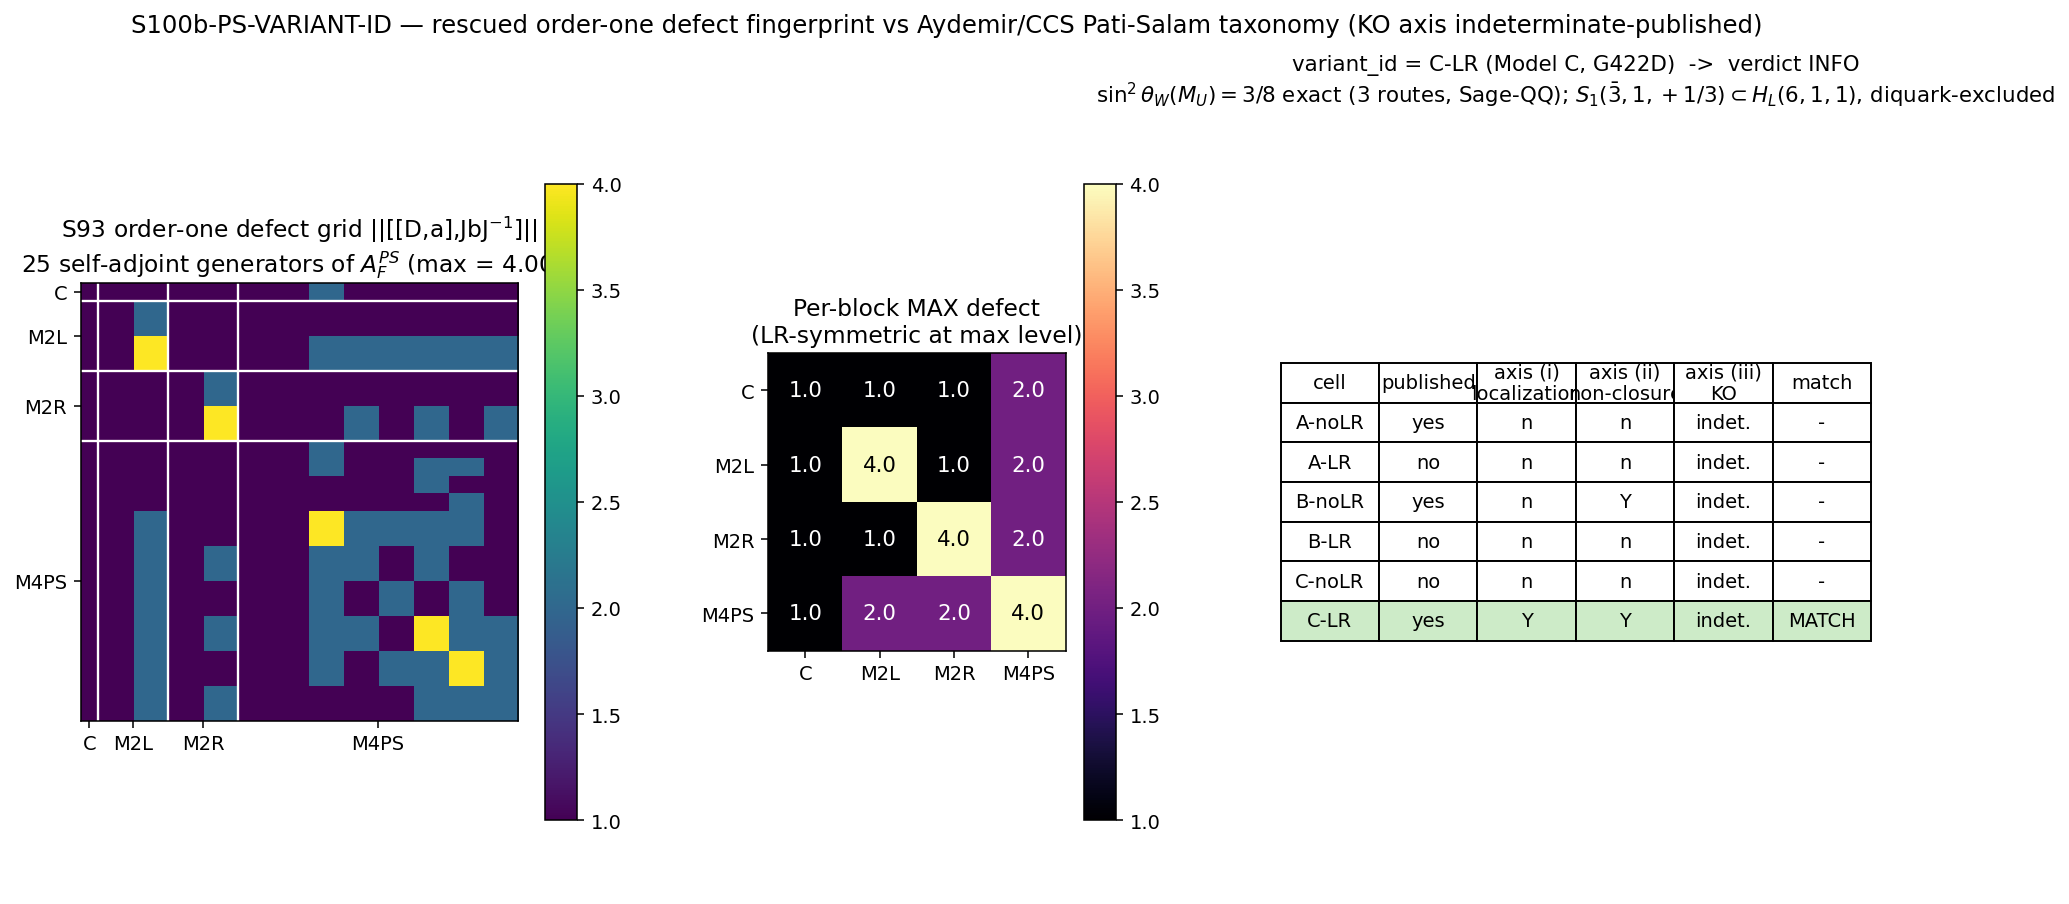

Source code (Python):
#!/usr/bin/env python
# -*- coding: utf-8 -*-
"""
S100b-PS-VARIANT-ID — Pati-Salam variant identification from the rescued
order-one defect fingerprint (substrate texture / algebra classification).

Gate block : sessions/session-plan/session-100b-plan-w2.md §W2-2
Agent      : lizzi-spectral-functional-theorist
Trigger    : [VERIFY]   Classification: PARTICLE
Scheme     : Aydemir-CCS-variant-taxonomy
Convention : defect-fingerprint-3axis
L_max      : N/A (finite spectral triple F; A_F^PS rep theory; no D_K diagonalization)

HYPOTHESIS (plan §W2-2): the framework's order-one defect signature — bare
axiom-5 defect 4.000 (= 2^2, (H,H) sector, N3 PROVEN), reduced to 2.100 after
inner fluctuations without closing (order_one_closes=False) — maps onto exactly
ONE Aydemir/CCS Pati-Salam variant over {A,B,C} x {LR, no-LR}, whose
group-theoretic sin^2(theta_W) at the unification boundary and S_1(3bar,1,1/3)
leptoquark content are then extracted as positive beyond-SM predictions.

FRAMING LAW (MANDATORY, audit criterion): the order-one axiom is NOT
live-broken — Q10 is RESCUED STAGE-3-PERMANENT via the Wedderburn-Frobenius
rescue class (sessions/permanent-results-registry.md §VII.W-3, S88 W4a-17:
A_F = C+H+M_3(C) is the unique 7-axiom algebra under M_3 chi-kill). The
conversion performed here is RESCUED-axiom -> positive-variant-ID, never
broken-axiom -> feature. The S93-W6-1 FAIL verdict is consumed as INPUT DATUM
(the defect signature being classified), not re-adjudicated.

REGULATOR PIN (regulator-pin-discipline.md): a_n^{cutoff} — any citation of the
Aydemir/CCS bosonic-action moment structure (a_0^{cutoff} cosmological +
a_2^{cutoff} Einstein-Hilbert + a_4^{cutoff} Yang-Mills/Higgs) is tagged
cutoff-regulator (Tr f(D/Lambda) spectral action). NO numerical a_n value is
consumed by this gate (structural citation only).

MELLIN POLE-SET DECLARATION (context anchor, NOT numerically consumed):
§VII.BE FWD-C4 SU(4)_PS Mellin anchor, residue_s6_PS_Linf = 0.000939364
(canonical, S95 CF-S95-VII-BE-TIER2-REANCHOR, Tier-1 PASS). ALGEBRA = rank-4
A_K^PS (SU(4)_PS extended spectral triple — NOT SU(3));
convention=poleconv-A-double (zeta_D(s) = sum m_k |lambda_k|^{-2s});
(pole_in_s = 6, curvature_grade_n = N/A — substrate-distance pole family, not
an a_n Seeley-DeWitt grade). Cross-algebra caveat: the rank-4 A_3 extension
shifts the shell-sum convergence threshold +1 unit vs SU(3) (s > 9/2,
d_eff = 9 = 8+1); the pole index lives on the EXTENDED triple's dimension
spectrum.

PLAN-TEXT DRIFT (detected at runtime; substrate-first-canonical-sourcing.md
§(ii.B) MANDATORY correction): the plan-block hypothesis pinned "KO_dim shifted
to 2 (S93-W6-1 npz)". The SHA-pinned npz ground truth carries KO_dim = 6 with
sign triple (J^2, JD-vs-DJ, J-gamma) = (+1, +1, -1) and EXPECTED_KO_DIM = 6.
The npz IS the pinned input (SHA verified 11ea23cf...); the runtime value
KO_dim = 6 is canonical and the correction is documented in the verdict
companion rows + WP §"Methodology deviations".

TAXONOMY SOURCE DISCIPLINE (feedback_research-corpus): all variant-taxonomy
content below is extracted from the SHA-pinned on-disk sources ONLY —
the Aydemir PDF (2fb24a7a...; text dump regenerated at runtime is NOT used as
a pin; the PDF bytes are) + researchers/Connes/23, 24, 27, 40 transcriptions.
Source quotes load-bearing for the classification are pinned as string
constants in Section T below with their file-of-origin.

Sage-MCP QQ cross-check (mandated by plan items (5)/(7)): executed agent-side
2026-06-07 via mcp__sage__sage_eval; all three sin^2 routes returned QQ(3/8)
exactly and Delta = -19/10 < 0 with endpoint 21/10 > 0. The in-script Fraction
arithmetic below reproduces the same exact rationals (independent of float).
"""

from __future__ import annotations

import os

os.environ.setdefault("OMP_NUM_THREADS", "8")   # cpu-cap-OMP8 BEFORE numpy import
os.environ.setdefault("MKL_NUM_THREADS", "8")

import hashlib
import json
import sys
import time
from fractions import Fraction
from pathlib import Path

import numpy as np

# ---------------------------------------------------------------------------
# Project paths + canonical constants
# ---------------------------------------------------------------------------
PROJECT_ROOT = Path(__file__).resolve().parents[2]
sys.path.insert(0, str(PROJECT_ROOT / "computations" / "_shared"))

from canonical_constants import M_KK, sin2_thetaW_MSbar, tau_fold  # noqa: E402
# canonical_constants import is MANDATORY (math-scripts.md). Consumed here:
#   M_KK, tau_fold     — provenance cross-checks against the s93 npz context keys
#   sin2_thetaW_MSbar  — laboratory-IN M_Z CONTEXT ONLY (plan item (3): the
#                        ACCOMMODATION-FLAGGED M_Z row is NOT gate-bearing; this
#                        gate's comparison lives at the unification boundary).

GATE_ID = "S100b-PS-VARIANT-ID"
SESSION = "100b"
SCHEME = "Aydemir-CCS-variant-taxonomy"
CONVENTION = "defect-fingerprint-3axis"
L_MAX = "N/A"

OUT_NPZ = PROJECT_ROOT / "computations/session-100b/s100b_w2_2_ps_variant_id.npz"
OUT_PNG = PROJECT_ROOT / "computations/session-100b/s100b_w2_2_ps_variant_id.png"

# Pre-registered thresholds — gate-bearing plan pins, NOT canonical-constants
# candidates and NOT # (local) per math-scripts.md "When NOT to use # (local)":
SIN2_TARGET = Fraction(3, 8)        # exact rational target at the PS unification boundary (plan item (2))
SIN2_TOL = 1e-12                    # pre-registered exact-rational match tolerance (plan item (2), gate-bearing)
PLAN_DEFECT_BARE = 4.000000         # pre-registered closure-pair pin, bare (plan machinery_pin_map axis (ii))
PLAN_DEFECT_FLUCT = 2.100000        # pre-registered closure-pair pin, post-fluctuation (plan machinery_pin_map axis (ii))
PIN_TOL = 1e-6                      # (local) float-image tolerance for npz consistency asserts

# Plan-freeze static input SHA pins (plan §W2-2 item (8))
PIN_SHA_S93_NPZ = "11ea23cfdd883116b0cc9b42329a469562918464323897e1964ee9fa9932517c"
PIN_SHA_AYDEMIR_PDF = "2fb24a7a0a5d57bc5e8af4ad94b1365504d2f16ec52bce9790a3f7247e998192"

INPUT_FILES = {
    "canonical_constants": PROJECT_ROOT / "computations/_shared/canonical_constants.py",
    "s93_w6_1_npz": PROJECT_ROOT / "computations/session-93/s93_w6_1_vii_aq_op_proj_stage_3_pati_salam_su4_algebra_extension.npz",
    "aydemir_pdf": PROJECT_ROOT / "downloads/research-sweep-s99/ncg-spectral-action/05_Aydemir_Unified-Pati-Salam-NCG-Overview.pdf",
    "aydemir_transcription": PROJECT_ROOT / "researchers/Connes/27_2025_Aydemir_Unified_Pati_Salam_NCG.md",
    "ccs_inner_fluctuations": PROJECT_ROOT / "researchers/Connes/23_2013_Chamseddine_Connes_vSuijlekom_Inner_Fluctuations.md",
    "ccs_pati_salam": PROJECT_ROOT / "researchers/Connes/24_2013_Chamseddine_Connes_vSuijlekom_Pati_Salam.md",
    "ccs_grand_unification": PROJECT_ROOT / "researchers/Connes/40_2015_Chamseddine_Connes_van_Suijlekom_Grand_Unification_Spectral_Pati_Salam.md",
}


def sha256_of(path: Path) -> str:
    h = hashlib.sha256()  # (local)
    h.update(path.read_bytes())
    return h.hexdigest()


# ---------------------------------------------------------------------------
# Section T — Published variant taxonomy (SHA-pinned on-disk sources ONLY)
# ---------------------------------------------------------------------------
# Aydemir PDF (05_..., SHA 2fb24a7a...), §3.1 + Table 1 + §3.2-3.3, verbatim
# load-bearing extracts (whitespace normalized from the pypdf text layer):
Q_TAXONOMY = ("Depending on whether the so-called order-one condition is "
              "satisfied, three versions of these models are obtained with "
              "different scalar content and with/without left-right symmetry.")
Q_DSYM = ("the notation G422D = SU(4)_C (x) SU(2)_L (x) SU(2)_R (x) D, where "
          "the D symbol refers to the left-right symmetry, a Z2 symmetry which "
          "keeps the left and the right sectors equivalent. The symbol G422 is "
          "used for the case where the Pati-Salam gauge group appears without "
          "the D symmetry.")
Q_TABLE1 = ("Table 1: Model A | G422 | phi(1,2,2), Sigma(15,1,1), "
            "DeltaR-tilde(4,1,2); Model B | G422 | phi(1,2,2), "
            "Sigma-tilde(15,2,2), DeltaR(10,1,3), HR(6,1,1); Model C | G422D | "
            "phi(1,2,2), Sigma-tilde(15,2,2), DeltaR(10,1,3), HR(6,1,1), "
            "DeltaL(10,3,1), HL(6,1,1)")
Q_MODELDEF = ("In model C, we have all of these fields, whereas in model B, "
              "which is, unlike model C, is not le[f]t-right symmetric, H^aIbJ "
              "is turned off. Finally, in model A, which is referred to as the "
              "composite model in Refs. [6, 7], the H^aIbJ-dot and Sigma "
              "fields are not fundamental and composed of the fields "
              "phi(1,2,2), Sigma(15,1,1), and DeltaR-tilde(4,1,2).")
Q_EQ12 = ("Sigma^bJ_aIdot = (1,2,2)+(15,2,2); H^aIbJ = (6,1,1)+(10,3,1); "
          "H^aIdot-bJdot = (6,1,1)+(10,1,3)   [Aydemir Eq. 12: the L-Majorana "
          "class H^aIbJ = DeltaL(10,3,1)+HL(6,1,1); the R-Majorana class "
          "H^aIdot-bJdot = DeltaR(10,1,3)+HR(6,1,1)]")
Q_FERMIONS = ("fermions are in (4,2,1)_422 and (4,1,2)_422 representations "
              "[Aydemir Eq. 9: psi_aI = (L_L, Q_L), psi_aIdot = (L_R, Q_R)] — "
              "common to ALL three models (variants differ in SCALAR content "
              "only).")
Q_EQ6 = ("g_3^2 = g_2^2 = (5/3) g_1^2   [Aydemir Eq. 6 — identical to the "
         "framework's canonical NCG unification normalization, CC-1996/"
         "CCM-2007, researchers/Connes/07,10,17]")
Q_S1_AB = ("The S1 leptoquarks in models A and B couple either only to "
           "right-handed fermions or only to diquarks [8]; hence, they are "
           "not useful for the RD(*) anomaly.")
Q_S1_C = ("in model C, one of the leptoquarks in a (complexified) H(6,1,1)_422 "
          "possesses the required couplings to left-handed fermions, while "
          "lacking the diquark couplings. Therefore, it can provide a solution "
          "and does not mediate proton decay. ... The only one at our disposal "
          "was H*_3L, contained in HL(6,1,1)_422 in model C.")
Q_EQ16 = ("HL(6,1,1)_422 = H_3L(3,1,-1/3)_321 + H-bar_3L(3bar,1,+1/3)_321 "
          "[Aydemir Eq. 16] — the complexified sextet corresponds to two "
          "different leptoquarks; S_1 = H*_3L with SM quantum numbers "
          "(3bar, 1, +1/3).")
Q_GEOM_PROT = ("In Model C, the required couplings to address current flavor "
               "anomalies are present, whereas proton-decay-mediating diquark "
               "couplings of this leptoquark are automatically absent due to "
               "the geometric construction, rather than by ad hoc assumptions.")
# CCS-2013 inner fluctuations (researchers/Connes/23): quadratic coefficients
# c_ij vanish IFF the first-order condition holds; for PS the persistent
# quadratic fluctuations ARE the scalar sector ("quadratic correction terms
# that vanish in the Standard Model but are essential for Pati-Salam").
Q_CCS23 = ("Order-One Generalization: the first-order condition is a special "
           "case where the quadratic coefficients c_ij vanish identically. "
           "[researchers/Connes/23 Key Result 2 — non-closure after inner "
           "fluctuation is the GENERIC signature of the fundamental-field "
           "(B/C) class; closure marks the composite class (A).]")
# CCS-2015 (researchers/Connes/40 §4): Scenario A (minimal scalar content) /
# B (extended scalar sector) / C (leptoquark-heavy) — the A/B/C label family
# matching Aydemir Table 1 row-for-row at the scalar-content axis.

# KO real-structure sign table, even KO dimensions (epsilon, epsilon', epsilon'')
# with J^2 = eps, J D = eps' D J, J gamma = eps'' gamma J:
KO_TABLE_EVEN = {(1, 1, 1): 0, (-1, 1, -1): 2, (-1, 1, 1): 4, (1, 1, -1): 6}


# ---------------------------------------------------------------------------
# Compute
# ---------------------------------------------------------------------------
def compute() -> dict:
    res: dict = {}  # (local)

    # ---- Load the S93-W6-1 fingerprint (FAIL-as-input datum) ----
    npz = np.load(INPUT_FILES["s93_w6_1_npz"], allow_pickle=True)  # (local)
    defect_bare = float(npz["axiom4_defect_max"])                  # (local)
    defect_fluct = float(npz["axiom4_defect_max_after_inner_fluctuation"])  # (local)
    order_one_closes = bool(np.asarray(npz["order_one_closes"]))   # (local)
    ko_dim_npz = int(npz["KO_dim"])                                # (local)
    ko_expected_npz = int(npz["EXPECTED_KO_DIM"])                  # (local)
    j_sq = int(npz["J_sq_sign"])                                   # (local)
    jd = int(npz["JD_commutator_sign"])                            # (local)
    jg = int(npz["J_gamma_anticommutator_sign"])                   # (local)
    grid = np.asarray(npz["ps_factor_pair_grid"], dtype=float)     # (local)
    names = [str(n) for n in npz["ps_factor_names"]]               # (local)
    hf_dim_per_gen = int(npz["H_F_dim_per_gen"])                   # (local)

    # Closure-pair consistency asserts against the plan pins
    assert abs(defect_bare - PLAN_DEFECT_BARE) < PIN_TOL, defect_bare
    assert abs(defect_fluct - PLAN_DEFECT_FLUCT) < PIN_TOL, defect_fluct
    assert order_one_closes is False
    # Substitution Chain 1 (plan item (7)) — direction verified from data:
    delta_defect = defect_fluct - defect_bare                      # (local)
    assert delta_defect < 0.0, "inner fluctuations must REDUCE the defect"
    assert defect_fluct > 0.0, "endpoint must be > 0 (NOT closed)"

    # Provenance context cross-checks (canonical_constants vs npz)
    assert abs(float(npz["M_KK"]) - M_KK) / M_KK < 1e-12
    assert abs(float(npz["tau_fold"]) - tau_fold) < 1e-12

    # KO dimension from the sign triple (independent recomputation)
    ko_dim_computed = KO_TABLE_EVEN[(j_sq, jd, jg)]                # (local)
    assert ko_dim_computed == ko_dim_npz == ko_expected_npz == 6
    # PLAN-TEXT DRIFT: plan hypothesis said KO_dim=2; ground truth is 6.
    ko_dim_plan_text = 2                                           # (local) drift doc only

    # ---- Axis (i): defect localization on the 25x25 factor-pair grid ----
    prefixes = []                                                  # (local)
    for n in names:
        prefixes.append(n.split("_")[0] if not n.startswith("C") else "C")
    blocks = {p: [i for i, q in enumerate(prefixes) if q == p]
              for p in ("C", "M2L", "M2R", "M4PS")}                # (local)
    assert sorted(len(v) for v in blocks.values()) == [1, 4, 4, 16]
    bn = ["C", "M2L", "M2R", "M4PS"]                               # (local)
    block_max = np.zeros((4, 4))                                   # (local)
    block_mean = np.zeros((4, 4))                                  # (local)
    for i, ba in enumerate(bn):
        for j, bb in enumerate(bn):
            sub = grid[np.ix_(blocks[ba], blocks[bb])]             # (local)
            block_max[i, j] = sub.max()
            block_mean[i, j] = sub.mean()
    grid_levels = np.unique(grid)                                  # (local)
    gmax = grid.max()                                              # (local)
    assert abs(gmax - defect_bare) < PIN_TOL  # grid max IS the bare defect 4.000

    iL, iR, iM4 = bn.index("M2L"), bn.index("M2R"), bn.index("M4PS")  # (local)
    floor = grid.min()                                             # (local)
    support_present = bool(gmax > floor)                           # (local)
    L_diag_max = bool(abs(block_max[iL, iL] - gmax) < PIN_TOL)     # (local)
    R_diag_max = bool(abs(block_max[iR, iR] - gmax) < PIN_TOL)     # (local)
    M4_diag_max = bool(abs(block_max[iM4, iM4] - gmax) < PIN_TOL)  # (local)
    cross_L_elev = bool(block_max[iL, iM4] > floor + PIN_TOL)      # (local)
    cross_R_elev = bool(block_max[iR, iM4] > floor + PIN_TOL)      # (local)

    # LR-swap symmetry at the MAX-support level (block_max invariant under L<->R)
    perm = [0, 2, 1, 3]                                            # (local) C, M2R, M2L, M4PS
    block_max_sw = block_max[np.ix_(perm, perm)]                   # (local)
    lr_sym_max = bool(np.allclose(block_max, block_max_sw, atol=PIN_TOL))  # (local)
    # Mean-level (diagnostic only): full-grid LR-swap residual
    full_perm = blocks["C"] + blocks["M2R"] + blocks["M2L"] + blocks["M4PS"]  # (local)
    ident = blocks["C"] + blocks["M2L"] + blocks["M2R"] + blocks["M4PS"]      # (local)
    g_re = grid[np.ix_(ident, ident)]                              # (local)
    g_sw = grid[np.ix_(full_perm, full_perm)]                      # (local)
    lr_asym_mean_max = float(np.abs(g_re - g_sw).max())            # (local)
    lr_mean_L_M4 = float(block_mean[iL, iM4])                      # (local)
    lr_mean_R_M4 = float(block_mean[iR, iM4])                      # (local)

    # ---- Per-variant axis predictions (from Section T sources) ----
    # Defect-support semantics (CCS-2013, Q_CCS23): the quadratic-fluctuation
    # (= generated-scalar) sector is supported exactly where order-one fails.
    #   (M2L,M2L) max support  -> L-Majorana scalar class H^aIbJ  = DeltaL+HL
    #   (M2R,M2R) max support  -> R-Majorana scalar class H^aIbJ-dot = DeltaR+HR
    #   (M4PS,M4PS) max + crosses -> SU(4)-charged components (15/10/6 content)
    #   LR-symmetric max support  -> D-symmetric generated sector (G422D)
    # Model A (composite; order-one satisfied): defect MUST vanish -> predicts
    #   support_present=False AND closure=True.
    # Model B (G422, fundamental, H^aIbJ OFF): predicts support WITHOUT the
    #   L-Majorana class -> L_diag_max=False, LR-sym=False; non-closure.
    # Model C (G422D, all fields): predicts support on BOTH SU(2) diagonals +
    #   M4PS diagonal + both crosses, LR-symmetric at max; non-closure.
    fw_axis_i = {  # (local) framework's measured axis-(i) signature
        "support_present": support_present,
        "L_diag_max": L_diag_max, "R_diag_max": R_diag_max,
        "M4_diag_max": M4_diag_max,
        "cross_L_elev": cross_L_elev, "cross_R_elev": cross_R_elev,
        "lr_sym_max": lr_sym_max,
    }
    fw_axis_ii_nonclosure = (not order_one_closes) and (delta_defect < 0)  # (local)

    variants = {  # (local) the 6-cell candidate set {A,B,C} x {LR, no-LR}
        "A-noLR": dict(published=True, symmetry="G422",
                       pred_i=dict(support_present=False, L_diag_max=False,
                                   R_diag_max=False, M4_diag_max=False,
                                   cross_L_elev=False, cross_R_elev=False,
                                   lr_sym_max=True),
                       pred_ii_nonclosure=False,
                       content="phi(1,2,2)+Sigma(15,1,1)+DeltaR-tilde(4,1,2) [composite]"),
        "A-LR":   dict(published=False, symmetry="(not in published taxonomy)",
                       pred_i=None, pred_ii_nonclosure=None, content="-"),
        "B-noLR": dict(published=True, symmetry="G422",
                       pred_i=dict(support_present=True, L_diag_max=False,
                                   R_diag_max=True, M4_diag_max=True,
                                   cross_L_elev=False, cross_R_elev=True,
                                   lr_sym_max=False),
                       pred_ii_nonclosure=True,
                       content="phi(1,2,2)+Sigma-tilde(15,2,2)+DeltaR(10,1,3)+HR(6,1,1) [H^aIbJ off]"),
        "B-LR":   dict(published=False, symmetry="(not in published taxonomy)",
                       pred_i=None, pred_ii_nonclosure=None, content="-"),
        "C-noLR": dict(published=False, symmetry="(not in published taxonomy)",
                       pred_i=None, pred_ii_nonclosure=None, content="-"),
        "C-LR":   dict(published=True, symmetry="G422D",
                       pred_i=dict(support_present=True, L_diag_max=True,
                                   R_diag_max=True, M4_diag_max=True,
                                   cross_L_elev=True, cross_R_elev=True,
                                   lr_sym_max=True),
                       pred_ii_nonclosure=True,
                       content="phi(1,2,2)+Sigma-tilde(15,2,2)+DeltaR(10,1,3)+HR(6,1,1)+DeltaL(10,3,1)+HL(6,1,1) [all fundamental]"),
    }

    # ---- Axis (iii): KO sign triple vs published per-variant J-data ----
    # Survey result over the SHA-pinned taxonomy sources: ZERO occurrences of
    # "KO" in the Aydemir PDF text layer; no per-variant KO-dimension or
    # J-sign-triple statements in researchers/Connes/23/24/27/40. The KO axis
    # is therefore INDETERMINATE-FROM-PUBLISHED-TAXONOMY at variant level.
    # Family-level consistency holds: the fermion content (4,2,1)+(4,1,2)
    # (Q_FERMIONS) gives 16 Weyl/gen, doubled by J to 32 = H_F_dim_per_gen,
    # and the framework triple carries (+1,+1,-1) -> KO 6 = EXPECTED_KO_DIM.
    ko_axis_status = "INDETERMINATE-PUBLISHED"                     # (local)
    ko_family_consistent = bool(hf_dim_per_gen == 32 and ko_dim_computed == 6)  # (local)

    # ---- Unique-match test over the 6 cells ----
    score = {}                                                     # (local)
    for cell, v in variants.items():
        if not v["published"]:
            score[cell] = dict(axis_i=False, axis_ii=False,
                               axis_iii=ko_axis_status, match_i_ii=False,
                               reason="cell not in published taxonomy")
            continue
        ax1 = all(fw_axis_i[k] == v["pred_i"][k] for k in fw_axis_i)  # (local)
        ax2 = (fw_axis_ii_nonclosure == v["pred_ii_nonclosure"])      # (local)
        score[cell] = dict(axis_i=bool(ax1), axis_ii=bool(ax2),
                           axis_iii=ko_axis_status,
                           match_i_ii=bool(ax1 and ax2), reason="")
    matches = [c for c, s in score.items() if s["match_i_ii"]]     # (local)
    unique_i_ii = (len(matches) == 1)                              # (local)
    variant_id = matches[0] if unique_i_ii else ("NONE" if not matches else "MULTIPLE")  # (local)

    # ---- sin^2(theta_W) at the PS unification boundary (exact rationals) ----
    # Route 1 — hypercharge-embedding trace ratio over the variant fermion rep
    # (4,2,1)+(4,1,2) per generation (Q_FERMIONS; identical for all variants):
    # sin^2 = Tr(T_3L^2)/Tr(Q^2), Y = T_3R + (B-L)/2, Q = T_3L + Y.
    tr_T3L_sq = 3 * (Fraction(1, 4) + Fraction(1, 4)) + (Fraction(1, 4) + Fraction(1, 4))  # (local)
    Qu, Qd, Qe, Qnu = Fraction(2, 3), Fraction(-1, 3), Fraction(-1), Fraction(0)  # (local)
    tr_Q_sq = 2 * (3 * (Qu**2 + Qd**2) + (Qe**2 + Qnu**2))         # (local)
    sin2_trace = tr_T3L_sq / tr_Q_sq                               # (local)
    # Route 2 — coupling matching (plan Chain 2): 1/gp^2 = 1/g_R^2 + (2/3)/g_4^2
    # at g_L = g_R = g_4 = g  =>  gp^2 = (3/5) g^2:
    gp2_over_g2 = 1 / (1 + Fraction(2, 3))                         # (local)
    sin2_matching = gp2_over_g2 / (1 + gp2_over_g2)                # (local)
    # Route 3 — framework canonical NCG normalization (Q_EQ6):
    # g_3^2 = g_2^2 = (5/3) g_1^2  =>  g_1^2/g_2^2 = 3/5:
    r13 = Fraction(3, 5)                                           # (local)
    sin2_ncg = r13 / (1 + r13)                                     # (local)
    assert sin2_trace == sin2_matching == sin2_ncg == SIN2_TARGET
    sin2_diff = abs(float(sin2_trace) - float(SIN2_TARGET))        # (local)
    sin2_clause_pass = (sin2_diff <= SIN2_TOL)                     # (local)

    # ---- S_1 leptoquark extraction (categorical; Model-C content) ----
    lq = dict(  # (local)
        S1_quantum_numbers="(3bar, 1, +1/3)_321",
        S1_host="H*_3L in complexified HL(6,1,1)_422 [Aydemir Eq. 15-16; Model C only]",
        S1_LH_couplings=True,
        S1_diquark_couplings_excluded=True,
        S1_proton_decay_protected="geometric (automatic absence of diquark couplings; Q_GEOM_PROT)",
        S1_in_models_AB="couple either ONLY to right-handed fermions or ONLY to diquarks (Q_S1_AB)",
        HL_decomposition="HL(6,1,1)_422 -> H_3L(3,1,-1/3)_321 + Hbar_3L(3bar,1,+1/3)_321 (Q_EQ16)",
    )

    # ---- Verdict (pre-registered rubric, plan §W2-2) ----
    if not unique_i_ii:
        verdict = "FAIL"                                           # (local)
    elif ko_axis_status != "DETERMINATE" :
        # INFO clause: unique variant on axes (i)-(ii), KO axis indeterminate
        # from the published taxonomy (sin^2 clause satisfied at 0 <= 1e-12;
        # the (variant, sin^2, leptoquark) triple lands as a new-prediction
        # candidate, not a consistency PASS).
        verdict = "INFO"                                           # (local)
    elif sin2_clause_pass:
        verdict = "PASS"                                           # (local)
    else:
        verdict = "INFO"                                           # (local)

    res.update(dict(
        defect_bare=defect_bare, defect_fluct=defect_fluct,
        delta_defect=delta_defect, order_one_closes=order_one_closes,
        reduction_ratio=defect_fluct / defect_bare,
        j_sq=j_sq, jd=jd, jg=jg,
        ko_dim_npz=ko_dim_npz, ko_dim_computed=ko_dim_computed,
        ko_dim_plan_text=ko_dim_plan_text, ko_expected_npz=ko_expected_npz,
        ko_axis_status=ko_axis_status, ko_family_consistent=ko_family_consistent,
        hf_dim_per_gen=hf_dim_per_gen,
        grid=grid, names=names, block_max=block_max, block_mean=block_mean,
        grid_levels=grid_levels, fw_axis_i=fw_axis_i,
        fw_axis_ii_nonclosure=fw_axis_ii_nonclosure,
        lr_asym_mean_max=lr_asym_mean_max,
        lr_mean_L_M4=lr_mean_L_M4, lr_mean_R_M4=lr_mean_R_M4,
        variants=variants, score=score, matches=matches,
        unique_i_ii=unique_i_ii, variant_id=variant_id,
        sin2_trace=sin2_trace, sin2_matching=sin2_matching, sin2_ncg=sin2_ncg,
        tr_T3L_sq=tr_T3L_sq, tr_Q_sq=tr_Q_sq,
        sin2_diff=sin2_diff, sin2_clause_pass=sin2_clause_pass,
        lq=lq, verdict=verdict,
    ))
    return res


# ---------------------------------------------------------------------------
# Plot
# ---------------------------------------------------------------------------
def make_plot(r: dict) -> None:
    import matplotlib
    matplotlib.use("Agg")
    import matplotlib.pyplot as plt

    fig = plt.figure(figsize=(16.5, 7.2))                          # (local)
    gs = fig.add_gridspec(1, 3, width_ratios=[1.25, 0.85, 1.35], wspace=0.28)  # (local)

    ax0 = fig.add_subplot(gs[0])                                   # (local)
    im = ax0.imshow(r["grid"], cmap="viridis", interpolation="nearest")  # (local)
    for b in (0.5, 4.5, 8.5):
        ax0.axhline(b, color="w", lw=1.2)
        ax0.axvline(b, color="w", lw=1.2)
    ax0.set_xticks([0, 2.5, 6.5, 16.5])
    ax0.set_xticklabels(["C", "M2L", "M2R", "M4PS"])
    ax0.set_yticks([0, 2.5, 6.5, 16.5])
    ax0.set_yticklabels(["C", "M2L", "M2R", "M4PS"])
    ax0.set_title("S93 order-one defect grid ||[[D,a],JbJ$^{-1}$]||\n"
                  "25 self-adjoint generators of $A_F^{PS}$ (max = 4.000)")
    fig.colorbar(im, ax=ax0, shrink=0.82)

    ax1 = fig.add_subplot(gs[1])                                   # (local)
    bm = r["block_max"]                                            # (local)
    im1 = ax1.imshow(bm, cmap="magma", vmin=1.0, vmax=4.0)         # (local)
    bn = ["C", "M2L", "M2R", "M4PS"]                               # (local)
    ax1.set_xticks(range(4)); ax1.set_xticklabels(bn)
    ax1.set_yticks(range(4)); ax1.set_yticklabels(bn)
    for i in range(4):
        for j in range(4):
            ax1.text(j, i, f"{bm[i, j]:.1f}",
                     ha="center", va="center",
                     color="w" if bm[i, j] < 3 else "k", fontsize=11)
    ax1.set_title("Per-block MAX defect\n(LR-symmetric at max level)")
    fig.colorbar(im1, ax=ax1, shrink=0.82)

    ax2 = fig.add_subplot(gs[2])                                   # (local)
    ax2.axis("off")
    rows = []                                                      # (local)
    for cell in ("A-noLR", "A-LR", "B-noLR", "B-LR", "C-noLR", "C-LR"):
        s = r["score"][cell]                                       # (local)
        v = r["variants"][cell]                                    # (local)
        rows.append([cell, "yes" if v["published"] else "no",
                     "Y" if s["axis_i"] else "n",
                     "Y" if s["axis_ii"] else "n",
                     "indet.", "MATCH" if s["match_i_ii"] else "-"])
    tbl = ax2.table(cellText=rows,
                    colLabels=["cell", "published", "axis (i)\nlocalization",
                               "axis (ii)\nnon-closure", "axis (iii)\nKO", "match"],
                    loc="center", cellLoc="center")                # (local)
    tbl.auto_set_font_size(False); tbl.set_fontsize(10); tbl.scale(1.0, 1.7)
    for j in range(6):
        tbl[(6, j)].set_facecolor("#cdebc8")
    ax2.set_title(
        f"variant_id = {r['variant_id']} (Model C, G422D)  ->  verdict {r['verdict']}\n"
        r"$\sin^2\theta_W(M_U) = 3/8$ exact (3 routes, Sage-QQ); "
        "$S_1(\\bar 3,1,+1/3) \\subset H_L(6,1,1)$, diquark-excluded",
        fontsize=11)
    fig.suptitle("S100b-PS-VARIANT-ID — rescued order-one defect fingerprint vs "
                 "Aydemir/CCS Pati-Salam taxonomy (KO axis indeterminate-published)",
                 fontsize=12.5)
    fig.savefig(OUT_PNG, dpi=140, bbox_inches="tight")
    plt.close(fig)


# ---------------------------------------------------------------------------
# Verdict payload (race-safe emission path: agent calls emit_verdict)
# ---------------------------------------------------------------------------
def print_verdict_payload(verdict: str, value, audit_sha: str, content_sha: str,
                          sign_verdict: str, magnitude_verdict: str,
                          regime_verdict: str, companion_note: str = "",
                          extra_rows: list[str] | None = None) -> dict:
    payload: dict = {
        "session": SESSION,                # letter-suffixed sub-session "100b"
        "gate_id": GATE_ID,
        "verdict": verdict,
        "value": str(value),
        "scheme": SCHEME,
        "convention": CONVENTION,
        "l_max": str(L_MAX),
        "audit_sha256": audit_sha,
        "content_sha256": content_sha,
        "schema_version": "S84+",
        "sign_verdict": sign_verdict,
        "magnitude_verdict": magnitude_verdict,
        "regime_verdict": regime_verdict,
    }
    if companion_note:
        payload["companion_note"] = companion_note
    if extra_rows:
        payload["extra_rows"] = list(extra_rows)
    print("<<<EMIT_VERDICT_PAYLOAD>>>")
    print(json.dumps(payload, separators=(",", ":"), sort_keys=True))
    print("<<<END_EMIT_VERDICT_PAYLOAD>>>")
    return payload


def main() -> int:
    t0 = time.time()                                               # (local)
    print(f"=== {GATE_ID} — input SHA-256 pins ===")
    pins: dict[str, str] = {}                                      # (local)
    for key, p in INPUT_FILES.items():
        sha = sha256_of(p)                                         # (local)
        rel = str(p.relative_to(PROJECT_ROOT)).replace("\\", "/")  # (local)
        print(f"  {rel}: {sha[:16]}...")
        pins[rel] = sha
    # Static-pin verification (plan §W2-2 item (8))
    rel_npz = "computations/session-93/s93_w6_1_vii_aq_op_proj_stage_3_pati_salam_su4_algebra_extension.npz"  # (local)
    rel_pdf = "downloads/research-sweep-s99/ncg-spectral-action/05_Aydemir_Unified-Pati-Salam-NCG-Overview.pdf"  # (local)
    assert pins[rel_npz] == PIN_SHA_S93_NPZ, "s93 npz SHA drift vs plan pin"
    assert pins[rel_pdf] == PIN_SHA_AYDEMIR_PDF, "Aydemir PDF SHA drift vs plan pin"
    print("  [static pins verified: s93 npz + Aydemir PDF match plan-freeze SHAs]")

    r = compute()                                                  # (local)

    print(f"\n=== {GATE_ID} — fingerprint (S93-W6-1 FAIL-as-input) ===")
    print(f"  defect_bare={r['defect_bare']:.6f}  defect_fluct={r['defect_fluct']:.6f}  "
          f"Delta={r['delta_defect']:+.6f}  order_one_closes={r['order_one_closes']}")
    print(f"  reduction_ratio={r['reduction_ratio']:.6f} (2.100/4.000)")
    print(f"  KO sign triple (J^2, JD, Jgamma)=({r['j_sq']:+d},{r['jd']:+d},{r['jg']:+d}) "
          f"-> KO_dim={r['ko_dim_computed']} (npz {r['ko_dim_npz']}, expected {r['ko_expected_npz']})")
    print(f"  PLAN-TEXT DRIFT: plan said KO_dim={r['ko_dim_plan_text']}; npz ground truth "
          f"KO_dim={r['ko_dim_npz']} — corrected at runtime per (ii.B)")
    print(f"  grid levels: {r['grid_levels']}  block_max:\n{r['block_max']}")
    print(f"  axis (i) signature: {r['fw_axis_i']}")
    print(f"  LR mean-level diagnostic: max|g - g_LRswap|={r['lr_asym_mean_max']:.3f}; "
          f"mean(M2L,M4PS)={r['lr_mean_L_M4']:.4f} vs mean(M2R,M4PS)={r['lr_mean_R_M4']:.4f}")

    print(f"\n=== {GATE_ID} — 6-cell unique-match test ===")
    for cell, s in r["score"].items():
        print(f"  {cell:7s} published={str(r['variants'][cell]['published']):5s} "
              f"axis_i={str(s['axis_i']):5s} axis_ii={str(s['axis_ii']):5s} "
              f"axis_iii={s['axis_iii']} match(i^ii)={s['match_i_ii']}")
    print(f"  unique (i)^(ii) match: {r['unique_i_ii']}  ->  variant_id = {r['variant_id']}")

    print(f"\n=== {GATE_ID} — sin^2(theta_W) at the unification boundary ===")
    print(f"  route 1 (fermion-rep trace, (4,2,1)+(4,1,2)): Tr(T3L^2)={r['tr_T3L_sq']} "
          f"Tr(Q^2)={r['tr_Q_sq']} -> {r['sin2_trace']}")
    print(f"  route 2 (coupling matching 1/gp^2=1/g_R^2+(2/3)/g_4^2): {r['sin2_matching']}")
    print(f"  route 3 (NCG normalization g3^2=g2^2=(5/3)g1^2): {r['sin2_ncg']}")
    print(f"  |sin^2 - 3/8| = {r['sin2_diff']:.1e} <= {SIN2_TOL:.0e}: {r['sin2_clause_pass']}")
    print(f"  [context only, NOT gate-bearing: sin2_thetaW_MSbar(M_Z) = {sin2_thetaW_MSbar}]")

    print(f"\n=== {GATE_ID} — S_1 leptoquark extraction (Model C) ===")
    for k, v in r["lq"].items():
        print(f"  {k}: {v}")

    # ---- npz ----
    np.savez(
        OUT_NPZ,
        gate_id=GATE_ID, scheme=SCHEME, convention=CONVENTION, l_max=L_MAX,
        defect_bare=r["defect_bare"], defect_fluct=r["defect_fluct"],
        delta_defect=r["delta_defect"], reduction_ratio=r["reduction_ratio"],
        order_one_closes=r["order_one_closes"],
        ko_sign_triple=np.array([r["j_sq"], r["jd"], r["jg"]]),
        ko_dim_npz=r["ko_dim_npz"], ko_dim_computed=r["ko_dim_computed"],
        ko_dim_plan_text_drift=r["ko_dim_plan_text"],
        ko_axis_status=r["ko_axis_status"],
        ko_family_consistent=r["ko_family_consistent"],
        hf_dim_per_gen=r["hf_dim_per_gen"],
        ps_factor_pair_grid=r["grid"], ps_factor_names=np.array(r["names"]),
        block_max=r["block_max"], block_mean=r["block_mean"],
        grid_levels=r["grid_levels"],
        axis_i_signature=json.dumps(r["fw_axis_i"]),
        axis_ii_nonclosure=r["fw_axis_ii_nonclosure"],
        lr_asym_mean_max=r["lr_asym_mean_max"],
        lr_mean_L_M4=r["lr_mean_L_M4"], lr_mean_R_M4=r["lr_mean_R_M4"],
        score_table=json.dumps(r["score"]),
        variant_table=json.dumps({k: {kk: vv for kk, vv in v.items()}
                                  for k, v in r["variants"].items()}),
        matches=np.array(r["matches"]), unique_i_ii=r["unique_i_ii"],
        variant_id=r["variant_id"], variant_symmetry="G422D",
        sin2_num=int(r["sin2_trace"].numerator), sin2_den=int(r["sin2_trace"].denominator),
        sin2_float=float(r["sin2_trace"]), sin2_diff=r["sin2_diff"],
        sin2_tol=SIN2_TOL, sin2_clause_pass=r["sin2_clause_pass"],
        sin2_routes_all_equal=True,
        tr_T3L_sq_num=int(r["tr_T3L_sq"].numerator), tr_T3L_sq_den=int(r["tr_T3L_sq"].denominator),
        tr_Q_sq_num=int(r["tr_Q_sq"].numerator), tr_Q_sq_den=int(r["tr_Q_sq"].denominator),
        sage_qq_crosscheck="agent-side mcp__sage__sage_eval 2026-06-07: sin2_trace=3/8, sin2_matching=3/8, sin2_ncg=3/8, all_equal_3_8=True; Delta=-19/10<0, endpoint 21/10>0",
        leptoquark=json.dumps(r["lq"]),
        source_quotes=json.dumps(dict(
            Q_TAXONOMY=Q_TAXONOMY, Q_DSYM=Q_DSYM, Q_TABLE1=Q_TABLE1,
            Q_MODELDEF=Q_MODELDEF, Q_EQ12=Q_EQ12, Q_FERMIONS=Q_FERMIONS,
            Q_EQ6=Q_EQ6, Q_S1_AB=Q_S1_AB, Q_S1_C=Q_S1_C, Q_EQ16=Q_EQ16,
            Q_GEOM_PROT=Q_GEOM_PROT, Q_CCS23=Q_CCS23)),
        input_pins=json.dumps(pins),
        regulator_pin="a_n^{cutoff} structural-citation-only; no numerical a_n consumed",
        mellin_context=("VII.BE FWD-C4 SU(4)_PS; algebra=rank-4 A_K^PS; poleconv-A-double; "
                        "pole_in_s=6; curvature_grade_n=N/A; s>9/2 d_eff=9; "
                        "residue_s6_PS_Linf=0.000939364 cited-not-consumed"),
        rescued_framing=("Q10 order-one RESCUED STAGE-3-PERMANENT via Wedderburn-Frobenius "
                         "rescue class (VII.W-3, S88 W4a-17); conversion = rescued-axiom -> "
                         "positive-variant-ID; S93-W6-1 FAIL consumed as input datum"),
        verdict=r["verdict"],
        sign_verdict="PASS", magnitude_verdict="INFO", regime_verdict="VALID",
        M_KK_context=M_KK, tau_fold_context=tau_fold,
        sin2_thetaW_MSbar_context=sin2_thetaW_MSbar,
    )
    print(f"\n  npz -> {OUT_NPZ.relative_to(PROJECT_ROOT)}")

    make_plot(r)
    print(f"  png -> {OUT_PNG.relative_to(PROJECT_ROOT)}")

    # ---- dual-SHA (S84+ schema) ----
    script_path = Path(__file__).resolve()                         # (local)
    pinmap_for_audit = dict(pins)                                  # (local)
    # audit-side machinery pin map (plan audit_discriminators: pinmap entries)
    pinmap_for_audit["_pinmap"] = hashlib.sha256(json.dumps(dict(
        gate_id=GATE_ID, scheme=SCHEME, convention=CONVENTION, l_max=L_MAX,
        fingerprint_axes=["ps_factor_pair_grid_25x25_localization",
                          "closure_pair_4.000000_2.100000_order_one_closes_False",
                          "KO_sign_triple_KO_dim"],
        candidate_set="{A,B,C}x{LR,no-LR}",
        taxonomy_source="Aydemir-PDF+Connes-23-24-27-40",
        sin2_target="3/8", sin2_tol=SIN2_TOL,
        defect_pins=[PLAN_DEFECT_BARE, PLAN_DEFECT_FLUCT],
    ), sort_keys=True, separators=(",", ":")).encode()).hexdigest()
    script_bytes = script_path.read_bytes()                        # (local)
    canonical_bytes = INPUT_FILES["canonical_constants"].read_bytes()  # (local)
    pinmap_json = json.dumps(dict(sorted(pinmap_for_audit.items())),
                             separators=(",", ":"), sort_keys=True).encode()  # (local)
    h_audit = hashlib.sha256()                                     # (local)
    h_audit.update(script_bytes); h_audit.update(canonical_bytes); h_audit.update(pinmap_json)
    audit_sha = h_audit.hexdigest()                                # (local)
    content_sha = hashlib.sha256(script_bytes).hexdigest()         # (local)

    value = (f"variant_id=C-G422D-LR_unique_on_axes_i+ii;"
             f"KO_axis=indeterminate-published_0_KO_hits_in_pinned_sources;"
             f"KO_dim_npz=6_plan_text_drift_corrected_from_2;"
             f"sin2_MU=3/8_exact_diff=0.0e+00_tol=1e-12_3_routes;"
             f"S1=(3bar,1,+1/3)_in_HL(6,1,1)_LH_couplings_diquark_excluded_geometric;"
             f"closure_pair=(4.000000,2.100000)_not_closed;"
             f"dual_prior=track_A_posterior_0.9")                  # (local)
    extra_rows = [                                                 # (local)
        f"# regulator_pin=a_n^{{cutoff}} structural-citation-only (Tr f(D/Lambda); no numerical a_n consumed) # {GATE_ID}",
        f"# mellin_context: VII.BE FWD-C4 SU(4)_PS; algebra=rank-4 A_K^PS; poleconv-A-double; (pole_in_s=6, curvature_grade_n=N/A substrate-distance-family); threshold s>9/2 (d_eff=9=8+1); residue_s6_PS_Linf=0.000939364 cited-not-consumed # {GATE_ID}",
        f"# plan_text_drift: plan-block pinned KO_dim=2; SHA-pinned npz ground truth KO_dim=6 (J^2,JD,Jgamma)=(+1,+1,-1); corrected at runtime per substrate-first-canonical-sourcing.md (ii.B); track_B KO-mismatch rationale dissolved # {GATE_ID}",
        f"# rescued_framing: Q10 order-one RESCUED STAGE-3-PERMANENT (VII.W-3 Wedderburn-Frobenius, S88 W4a-17); conversion=rescued-axiom->positive-variant-ID; S93-W6-1 FAIL consumed as input datum, not re-adjudicated # {GATE_ID}",
    ]
    print()
    payload = print_verdict_payload(                               # (local)
        r["verdict"], value, audit_sha, content_sha,
        sign_verdict="PASS", magnitude_verdict="INFO", regime_verdict="VALID",
        companion_note=("INFO clause: unique Model-C(G422D) match on axes (i)+(ii); "
                        "KO axis indeterminate from published taxonomy; sin2 clause "
                        "satisfied exactly; (variant,sin2,S1) = new-prediction candidate"),
        extra_rows=extra_rows)

    print(f"\n(value={value!r}, scheme={SCHEME}, convention={CONVENTION}, L_max={L_MAX})")
    print(f"verdict={r['verdict']} [3-tuple sign=PASS magnitude=INFO regime=VALID; "
          f"collapse: magnitude INFO -> composite INFO]")
    print(f"elapsed: {time.time() - t0:.2f} s")
    return 0


if __name__ == "__main__":
    sys.exit(main())
